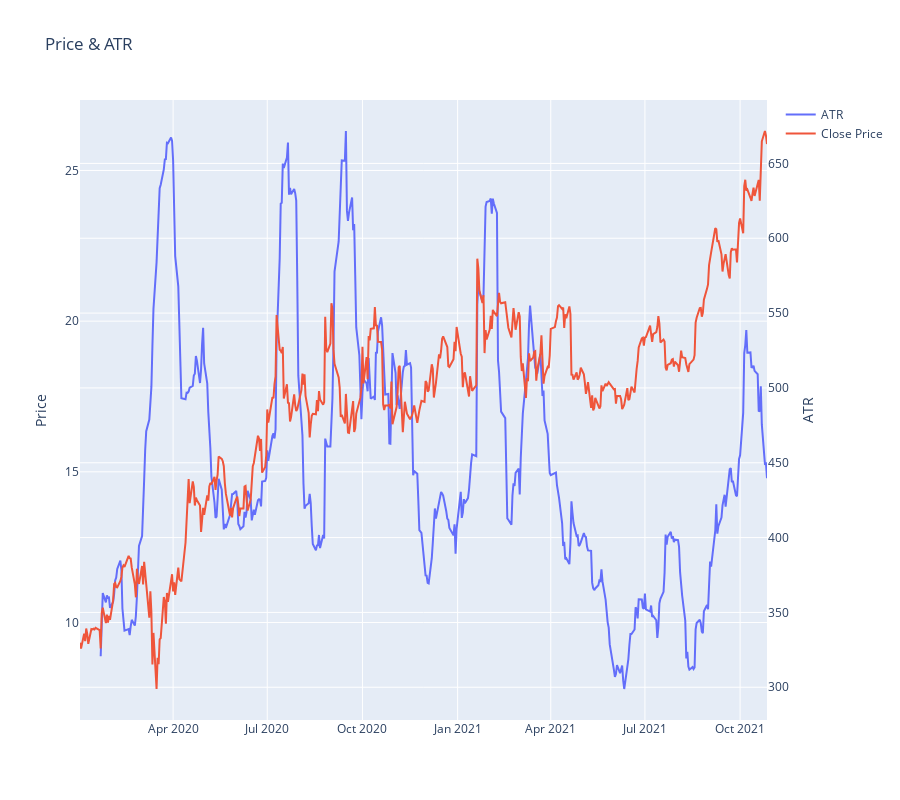

The notebook cell saved with this chart:
### Code cell
fig = go.Figure(layout=dict(title="Price & ATR",
                            height=800,
                            yaxis=dict(title="Price"),
                            yaxis2=dict(title="ATR",
                                        overlaying="y",
                                        side="right")))

fig.add_trace(go.Scatter(x=average_true_range.index,
                         y=average_true_range,
                         name="ATR",
                         yaxis="y1"))

fig.add_trace(go.Scatter(x=stocks.index,
                         y=stocks.Close,
                         name="Close Price",
                         yaxis="y2"))

fig.show()

### Figure 1 — Plotly figure (JSON) as saved in the notebook; plotly's stock layout.template omitted (floating-point values rounded to 4 significant figures; data arrays with more than 128 entries replaced by an {"elided": "..."} marker saying what was removed)
{"data": [{"name": "ATR", "type": "scatter", "x": {"elided": "460 str values"}, "y": {"elided": "460 float values"}, "yaxis": "y"}, {"name": "Close Price", "type": "scatter", "x": {"elided": "460 str values"}, "y": {"elided": "460 float values"}, "yaxis": "y2"}], "layout": {"height": 800, "title": {"text": "Price & ATR"}, "yaxis": {"title": {"text": "Price"}}, "yaxis2": {"overlaying": "y", "side": "right", "title": {"text": "ATR"}}}}
